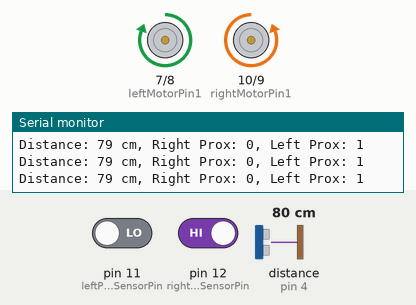
The sketch below on a simulated Arduino Uno, built with avr-gcc and run on an emulated ATmega328P. Shown: motor-driver pin pairs drawn as motors (green arrow = first pin HIGH = forward, orange = second pin HIGH = backward, longer = more drive, scaled by the enable pin), the last lines printed to the serial monitor. Wiring (inferred from the names in the program): ultrasonic range finder: trigger pin 3; echo pin 4. The test bench sets the inputs (shaded band); at power-on: distance to the obstacle (sensor on pin 4) 80 cm, pin 12 (rightProxSensorPin) HIGH, pin 11 (leftProxSensorPin) LOW. The echo pulse lasts 58.3 µs per cm.

Above: at 1.2 s.
1.3 s: distance to the obstacle (sensor on pin 4) set to 9 cm
2.8 s: distance to the obstacle (sensor on pin 4) set to 6 cm
At 4.1 s:
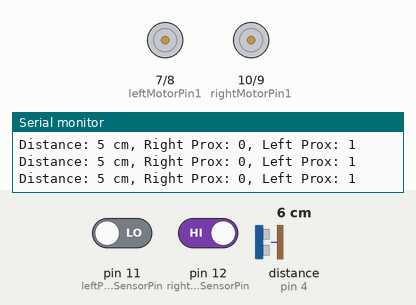
4.4 s: distance to the obstacle (sensor on pin 4) set to 18 cm
At 4.9 s:
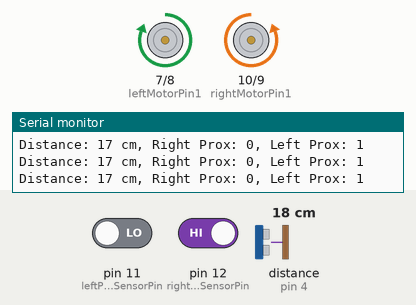
5.9 s: pin 12 (rightProxSensorPin) driven LOW
At 7.1 s:
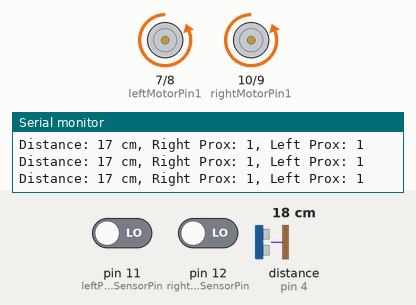
7.4 s: pin 11 (leftProxSensorPin) driven HIGH
At 8.4 s:
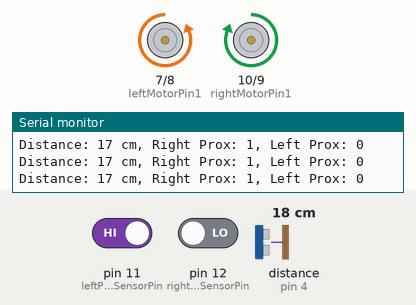
8.9 s: pin 11 (leftProxSensorPin) driven LOW
At 9.4 s:
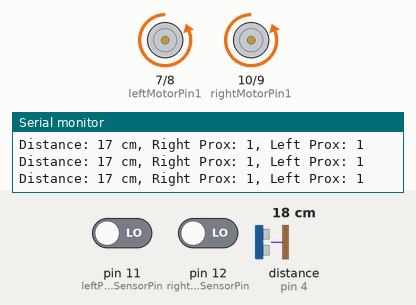
Timing chart, 0 to 11.4 s (numbered marks = the images above; inputs shaded):
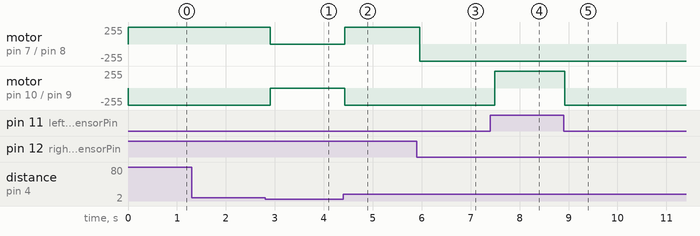

Measured:
- the behaviour switches between 8 and 7 cm on distance to the obstacle (sensor on pin 4) (found by bisection; images 0 and 1)
- after the input at 2.8 s, motor on pin 7 (leftMotorPin1) / pin 8 (leftMotorPin2): forward 255/255 → stopped after 0.10 s; motor on pin 10 (rightMotorPin1) / pin 9 (rightMotorPin2): backward 255/255 → stopped after 0.10 s
- after the input at 4.4 s, motor on pin 7 (leftMotorPin1) / pin 8 (leftMotorPin2): stopped → forward 255/255 at once; motor on pin 10 (rightMotorPin1) / pin 9 (rightMotorPin2): stopped → backward 255/255 at once
- after the input at 5.9 s, motor on pin 7 (leftMotorPin1) / pin 8 (leftMotorPin2): forward 255/255 → backward 255/255 after 0.06 s
- after the input at 7.4 s, motor on pin 10 (rightMotorPin1) / pin 9 (rightMotorPin2): backward 255/255 → forward 255/255 after 0.09 s
- after the input at 8.9 s, motor on pin 10 (rightMotorPin1) / pin 9 (rightMotorPin2): forward 255/255 → backward 255/255 at once

The sketch:

Programming.ino
```cpp
// Ultrasonic Sensor Pin Defs
#define trigPin 3
#define echoPin 4
#define rightMotorPin1 10
#define rightMotorPin2 9
#define leftMotorPin1 7
#define leftMotorPin2 8
#define rightMotorEnable 5
#define leftMotorEnable 6
#define MIN_DISTANCE_CM 7

// Proximity Sensor Defs
#define rightProxSensorPin 12
#define leftProxSensorPin 11
#define readProxSensor(v) !digitalRead(v)  // Macro to read proximity sensors and invert the logic for active low

// DC Motors Mode Defs
#define MOVE_HALT 0
#define MOVE_RIGHT 1
#define MOVE_LEFT 2
#define MOVE_FORWARD 3
#define MOVE_BACKWARD 4

void setup() {
  Serial.begin(115200);

  pinMode(trigPin, OUTPUT);
  pinMode(echoPin, INPUT);

  // Initialize motor control pins as outputs
  pinMode(rightMotorPin1, OUTPUT);
  pinMode(rightMotorPin2, OUTPUT);
  pinMode(leftMotorPin1, OUTPUT);
  pinMode(leftMotorPin2, OUTPUT);
  pinMode(rightMotorEnable, OUTPUT);
  pinMode(leftMotorEnable, OUTPUT);

  // Set initial motor mode to 'no movement' and motors always enabled
  digitalWrite(rightMotorEnable, HIGH);
  digitalWrite(leftMotorEnable, HIGH);
  setMotorMode(1);
}

void loop() {
  int distance = getDistance();

  bool rightProxActive = readProxSensor(rightProxSensorPin);
  bool leftProxActive = readProxSensor(leftProxSensorPin);

  // Print sensor states for debugging
  Serial.print("Distance: ");
  Serial.print(distance);
  Serial.print(" cm, Right Prox: ");
  Serial.print(rightProxActive);
  Serial.print(", Left Prox: ");
  Serial.println(leftProxActive);

  // Logic for robot movement
  if (distance < MIN_DISTANCE_CM) {
    setMotorMode(MOVE_HALT);
  } else if (!rightProxActive && !leftProxActive) {
    setMotorMode(MOVE_HALT);
  } else if (rightProxActive && leftProxActive) {
    setMotorMode(MOVE_FORWARD);
  } else if (rightProxActive) {
    setMotorMode(MOVE_RIGHT);
  } else if (leftProxActive) {
    setMotorMode(MOVE_LEFT);
  }

  delay(100); // Short delay for stability!!!

}


// Function to read distance from the ultrasonic sensor
int getDistance() {
  long duration;
  int distance;

  // Clear the trigPin by setting it LOW
  digitalWrite(trigPin, LOW);
  delayMicroseconds(2);

  // Set the trigPin HIGH for 10 microseconds to send a pulse
  digitalWrite(trigPin, HIGH);
  delayMicroseconds(10);
  digitalWrite(trigPin, LOW);

  // Read the echoPin. The duration will be the time it takes for the pulse to return.
  duration = pulseIn(echoPin, HIGH);

  // Calculate the distance (in cm) based on the speed of sound.
  distance = duration * 0.034 / 2;

  return distance; // Return the calculated distance
}

// Function to set motor movement mode
void setMotorMode(int mode) {
  switch (mode) {
    case MOVE_HALT:
      digitalWrite(rightMotorPin1, LOW);
      digitalWrite(rightMotorPin2, LOW);
      digitalWrite(leftMotorPin1, LOW);
      digitalWrite(leftMotorPin2, LOW);
      break;

    case MOVE_RIGHT:
      digitalWrite(rightMotorPin1, HIGH);
      digitalWrite(rightMotorPin2, LOW);
      digitalWrite(leftMotorPin1, LOW);
      digitalWrite(leftMotorPin2, HIGH);
      break;

    case MOVE_LEFT:
      digitalWrite(rightMotorPin1, LOW);
      digitalWrite(rightMotorPin2, HIGH);
      digitalWrite(leftMotorPin1, HIGH);
      digitalWrite(leftMotorPin2, LOW);
      break;

    case MOVE_FORWARD:
      digitalWrite(rightMotorPin1, LOW);
      digitalWrite(rightMotorPin2, HIGH);
      digitalWrite(leftMotorPin1, LOW);
      digitalWrite(leftMotorPin2, HIGH);
      break;

    case MOVE_BACKWARD:
      digitalWrite(rightMotorPin1, HIGH);
      digitalWrite(rightMotorPin2, LOW);
      digitalWrite(leftMotorPin1, HIGH);
      digitalWrite(leftMotorPin2, LOW);
      break;

    default:
      // Invalid mode, turn off all motors
      digitalWrite(rightMotorPin1, LOW);
      digitalWrite(rightMotorPin2, LOW);
      digitalWrite(leftMotorPin1, LOW);
      digitalWrite(leftMotorPin2, LOW);
      break;

  }
}
```
